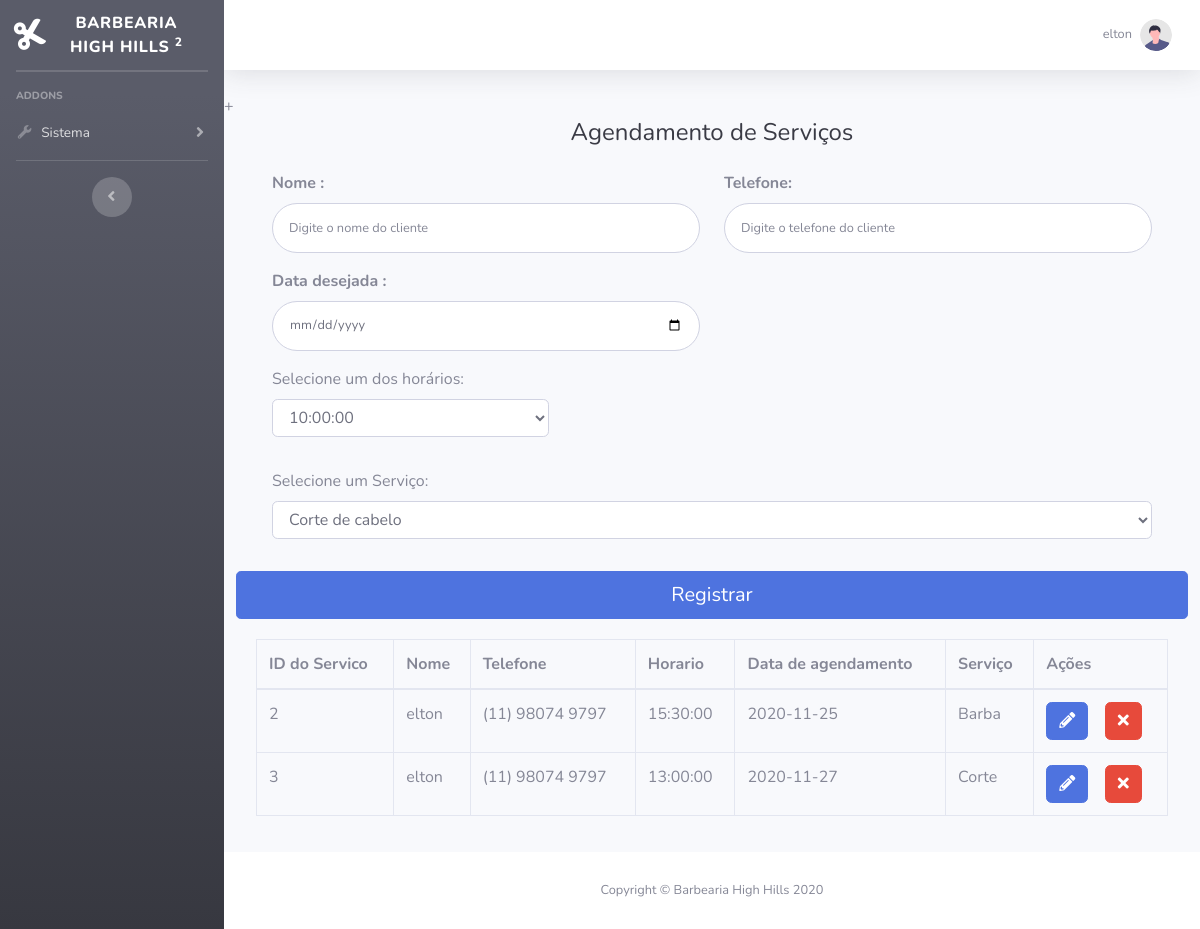
The app's page /agendamento.php (signed in) with its own data.
### tables this page shows
CREATE TABLE `agendamento` (
  `id_barbeiro` int(11) NOT NULL,
  `id_cliente` int(11) NOT NULL,
  `data_agendamento` date NOT NULL,
  `cod_servico` int(11) NOT NULL,
  `status` varchar(30) NOT NULL,
  `horario` varchar(300) NOT NULL,
  `nome_cliente` varchar(40) NOT NULL,
  `Tipo_atendimento` varchar(300) NOT NULL,
  `telefone` varchar(300) NOT NULL
);

### agendamento.php (the view, shortened to what this page needs)
<!DOCTYPE html>
<html>
<head>
    <link href="vendor/fontawesome-free/css/all.min.css" rel="stylesheet" type="text/css">
    <link href="css/sb-admin-2.min.css" rel="stylesheet">
</head>
<body id="page-top">
    <div id="wrapper">
        <ul class="navbar-nav bg-gradient-dark sidebar sidebar-dark accordion" id="accordionSidebar">
            <a class="sidebar-brand d-flex align-items-center justify-content-center" href="index.php">
                <div class="sidebar-brand-icon rotate-n-15">
                    <i class="fas fa-cut"></i>
                </div>
                <div class="sidebar-brand-text mx-3">Barbearia High Hills <sup>2</sup></div>
            </a>
            <hr class="sidebar-divider my-0">
            <hr class="sidebar-divider">
            <div class="sidebar-heading">
                Addons
            </div>
            <li class="nav-item">
                <a class="nav-link collapsed" href="#" data-toggle="collapse" data-target="#collapsePages" aria-expanded="true" aria-controls="collapsePages">
                    <i class="fas fa-fw fa-wrench"></i>
                    <span>Sistema</span>
                </a>
            </li>
            <hr class="sidebar-divider d-none d-md-block">
            <div class="text-center d-none d-md-inline">
                <button class="rounded-circle border-0" id="sidebarToggle"></button>
            </div>
        </ul>
        <div id="content-wrapper" class="d-flex flex-column">
            <div id="content">
                <nav class="navbar navbar-expand navbar-light bg-white topbar mb-4 static-top shadow">
                    <ul class="navbar-nav ml-auto">
                        <li class="nav-item dropdown no-arrow">
                            <a class="nav-link dropdown-toggle" href="#" id="userDropdown" role="button" data-toggle="dropdown" aria-haspopup="true" aria-expanded="false">
                                <span class="mr-2 d-none d-lg-inline text-gray-600 small"><?php
                                                                                            include "banco.php";
                                                                                            echo $_SESSION["nome"]; ?></span>
                                <img class="img-profile rounded-circle" src="img/undraw_profile.svg">
                            </a>
                        </li>
                    </ul>
                </nav>
               +
                <div class="container-fluid">
                    <div class="row">
                        <div class="col-12">
                            <div class="container">
                                <div class="text-center">
                                    <h1 class="h4 text-gray-900 mb-4">Agendamento de Serviços</h1>
                                </div>
                                <form class="user" action="crud_agendamento.php" method="post">
                                    <div class="form-group row">
                                        <div class="col-sm-6 mb-3 mb-sm-0">
                                            <label><strong>Nome : </strong></label>
                                            <input type="text" name="nome_cliente" class="form-control form-control-user" id="exampleFirstName" placeholder="Digite o nome do cliente" value="<?php if (isset($_GET["cod_servico"])) {
                                                                                                                                                                                                    echo $dados["nome_cliente"];
                                                                                                                                                                                                } ?>">
                                        </div>
                                        <div class="col-sm-6">
                                            <label><strong> Telefone: </strong></label>
                                            <input type="text" name="telefone" class="form-control form-control-user" id="exampleLastName" placeholder="Digite o telefone do cliente" value="<?php if (isset($_GET["cod_servico"])) {
                                                                                                                                                                                                    echo $dados["telefone"];
                                                                                                                                                                                                } ?>">
                                        </div>
                                    </div>
                                    <div class="form-group row">
                                        <div class="col-sm-6">
                                            <label><strong> Data desejada :</strong></label>
                                            <input type="date" name="data_agendamento" class="form-control form-control-user" id="exampleRepeatPassword" value="<?php if (isset($_GET["cod_servico"])) {
                                                                                                                                                                    echo $dados["data_agendamento"];
                                                                                                                                                                } ?>">
                                        </div>
                                    </div>
                                    <div class="form-group row">
                                        <div class="col-md-4">
                                            <div class="form-group">
                                                <?php
                                                $horarios = array(
                                                    "10:00:00" => "10:00:00",
                                                    "10:30:00" => "10:30:00",
                                                    "11:00:00" => "11:00:00",
                                                    "11:30:00" => "12:30:00",
                                                    "13:00:00" => "13:00:00",
                                                    "13:30:00" => "13:30:00",
                                                    "14:00:00" => "14:00:00",
                                                    "14:30:00" => "14:30:00",
                                                    "15:00:00" => "15:00:00",
                                                    "15:30:00" => "15:30:00",
                                                    "16:00:00" => "16:00:00",
                                                );
                                                ?>
                                                <label for="inputLastName">Selecione um dos horários:</label>
                                                <select class="form-control form-control" aria-placeholder="Selecione" name="horario">
                                                    <?php
                                                    if (isset($_GET["cod_servico"])) {
                                                        $resultadoVerificaHorario = $conexao->query("SELECT * FROM agendamento WHERE cod_servico = " . $_GET["cod_servico"]);
                                                        $dadosverificaHorario = $resultadoVerificaHorario->fetch_assoc();
                                                        foreach ($horarios as $key => $value) {
                                                            if ($dadosverificaHorario["horario"] == $key) {
                                                                echo "<option value=" . $key . " selected>" . $value . "</option>";
                                                            } else {
                                                                echo "<option value=" . $key . ">" . $value . "</option>";
                                                            }
                                                        }
                                                    } else {
                                                        foreach ($horarios as $key => $value) {
                                                            echo "<option value=" . $key . ">" . $value . "</option>";
                                                        }
                                                    }
                                                    ?>
                                                </select>
                                            </div>
                                        </div>
                                    </div>
                                    <div class="form-group">
                                        <?php
                                        $servicos = array(
                                            "Corte de cabelo" => "Corte de cabelo",
                                            "Barba" => "Barba",
                                            "Corte na navalha" => "Corte na navalha",
                                            "Pintura" => "Pintura",
                                            "Corte e Barba" => "Corte e Barba",
                                            "Sobracelha" => "Sobracelha",
                                        );
                                        ?>
                                        <label for="inputLastName">Selecione um Serviço:</label>
                                        <select class="form-control form-control" aria-placeholder="Selecione" name="tipo_atendimento">
                                            <?php
                                            if (isset($_GET["cod_servico"])) {
                                                $resultadoVerificaHorario = $conexao->query("SELECT * FROM agendamento WHERE cod_servico = " . $_GET["cod_servico"]);
                                                $dadosverificaHorario = $resultadoVerificaHorario->fetch_assoc();
                                                foreach ($servicos as $key => $value) {
                                                    if ($dadosverificaHorario["horario"] == $key) {
                                                        echo "<option value=" . $key . " selected>" . $value . "</option>";
                                                    } else {
                                                        echo "<option value=" . $key . ">" . $value . "</option>";
                                                    }
                                                }
                                            } else {
                                                foreach ($servicos as $key => $value) {
                                                    echo "<option value=" . $key . ">" . $value . "</option>";
                                                }
                                            }
                                            ?>
                                        </select>
                                    </div>
                            </div>
                        </div>
                        <button type="submit" class="btn btn-primary btn-lg btn-block">Registrar</button>
                        <div class="card-body">
                            <div class="table-responsive">
                                <table class="table table-bordered" id="dataTable" width="100%" cellspacing="0">
                                    <thead>
                                        <tr>
                                            <th>ID do Servico</th>
                                            <th>Nome</th>
                                            <th>Telefone</th>
                                            <th>Horario</th>
                                            <th>Data de agendamento</th>
                                            <th>Serviço</th>
                                            <th>Ações</th>
                                        </tr>
                                    </thead>
                                    <?php
                                    $consultaTabela = "SELECT * FROM agendamento";
                                    $queryClietes = $conexao->query($consultaTabela);
                                    while ($dados = $queryClietes->fetch_assoc()) {
                                    ?>
                                        <tr>
                                            <td><?php echo $dados["cod_servico"]; ?></td>
                                            <td><?php echo $dados["nome_cliente"]; ?></td>
                                            <td><?php echo $dados["telefone"]; ?></td>
                                            <td><?php echo $dados["horario"]; ?></td>
                                            <td><?php echo $dados["data_agendamento"]; ?></td>
                                            <td><?php echo $dados["Tipo_atendimento"]; ?></td>
                                            <td> <a href="agendamento.php?cod_servico=<?php echo $dados["cod_servico"]; ?>" class="btn btn-primary"><i class="fas fa-pencil-alt"></i></a>
                                                <a href="crud_agendamento.php?excluir=1&cod_servico=<?php echo $dados["cod_servico"]; ?>" class="btn btn-danger btn-excluir-cliente"><i class="fas fa-times"></i></a></td>
                                        </tr>
                                    <?php  } ?>
                                </table>
                            </div>
                        </div>
                    </div>
                </div>
            </div>
            <footer class="sticky-footer bg-white">
                <div class="container my-auto">
                    <div class="copyright text-center my-auto">
                        <span>Copyright &copy; Barbearia High Hills 2020</span>
                    </div>
                </div>
            </footer>
        </div>
    </div>
</body>
</html>

### records on screen
agendamento: cod_servico "2", nome_cliente "elton", telefone "(11) 98074 9797", horario "15:30:00", data_agendamento "2020-11-25", Tipo_atendimento "Barba"
agendamento: cod_servico "3", nome_cliente "elton", telefone "(11) 98074 9797", horario "13:00:00", data_agendamento "2020-11-27", Tipo_atendimento "Corte"

### other values on screen
$_SESSION["nome"] "elton"
form field horario "10:00:00"
form field tipo_atendimento "Corte de cabelo"
